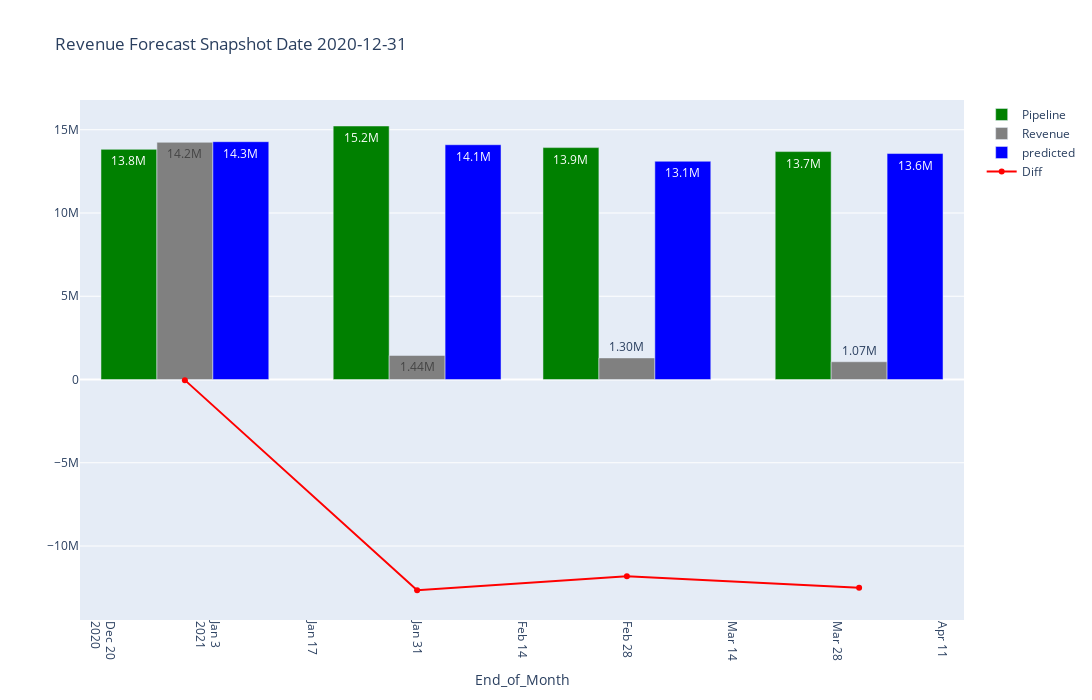

Source (notebook cell):
### Code cell
#!/usr/bin/python
# -*- coding: utf-8 -*-
import plotly.express as px
import plotly.graph_objs as go
fig_width = 1500
fig_height = 700
df = final_merge_df.query('Relative_Snapshot_Month_Offset == -1 and Relative_Offset >= 0 and Relative_Offset <= 3')

df['End_of_Month'] = pd.to_datetime(df['End_of_Month'
                                    ]).dt.date.astype(str)
df['Snapshot_Date_Short'] = pd.to_datetime(df['Snapshot_Date_Short'
        ]).dt.date.astype(str)

x = 'End_of_Month'
y = 'Pipeline'
y1 = 'Revenue'
y2 = 'predicted'
y3 = 'Diff'

trace1 = go.Bar(x=df[x], y=df[y], text=df[y], name=y,
                marker_color='green')
trace2 = go.Bar(x=df[x], y=df[y1], text=df[y1], name=y1,
                marker_color='grey')
trace3 = go.Bar(x=df[x], y=df[y2], text=df[y2], name=y2,
                marker_color='blue')  # mode="lines",

data = [trace1, trace2, trace3]

layout = go.Layout(
    title_text='Revenue Forecast Snapshot Date' + ' '
        + df['Snapshot_Date_Short'].max(),
    barmode='group',
    uniformtext_minsize=8,
    uniformtext_mode='hide',
    width=fig_width,
    height=fig_height,
    )
fig = go.Figure(data=data, layout=layout)
fig.update_traces(texttemplate='%{text:.3s}', textposition='auto',
                  #textfont_color='white'
                  )

trace4 = go.Scatter(x=df[x], y=df[y3], text=df[y3], name=y3,
                marker_color='red', mode="markers+lines")
fig.add_trace(trace4)   
          
'''
fig.add_trace(go.Scatter(
    x=df[x],
    y=df[y3],
    text=df[y3],
    mode='lines',
    line=go.scatter.Line(color='red'),
    name='Diff'
    ))
'''
fig.update_xaxes(tickangle=90, title_text=x)

        # title_font = {"size": 20},
        # title_standoff = 25

iplot(fig)

### Figure 1 — Plotly figure (JSON) as saved in the notebook; plotly's stock layout.template omitted (floating-point values rounded to 4 significant figures)
{"data": [{"marker": {"color": "green"}, "name": "Pipeline", "text": [13821226, 15223510, 13926560, 13687184], "textposition": "auto", "texttemplate": "%{text:.3s}", "type": "bar", "x": ["2020-12-31", "2021-01-31", "2021-02-28", "2021-03-31"], "y": [13821226, 15223510, 13926560, 13687184]}, {"marker": {"color": "grey"}, "name": "Revenue", "text": [14243576, 1443196, 1296579, 1066371], "textposition": "auto", "texttemplate": "%{text:.3s}", "type": "bar", "x": ["2020-12-31", "2021-01-31", "2021-02-28", "2021-03-31"], "y": [14243576, 1443196, 1296579, 1066371]}, {"marker": {"color": "blue"}, "name": "predicted", "text": [14280746, 14098690, 13105550, 13569571], "textposition": "auto", "texttemplate": "%{text:.3s}", "type": "bar", "x": ["2020-12-31", "2021-01-31", "2021-02-28", "2021-03-31"], "y": [14280746, 14098690, 13105550, 13569571]}, {"marker": {"color": "red"}, "mode": "markers+lines", "name": "Diff", "text": [-37170, -12655494, -11808971, -12503200], "type": "scatter", "x": ["2020-12-31", "2021-01-31", "2021-02-28", "2021-03-31"], "y": [-37170, -12655494, -11808971, -12503200]}], "layout": {"barmode": "group", "height": 700, "title": {"text": "Revenue Forecast Snapshot Date 2020-12-31"}, "uniformtext": {"minsize": 8, "mode": "hide"}, "width": 1500, "xaxis": {"tickangle": 90, "title": {"text": "End_of_Month"}}}}
